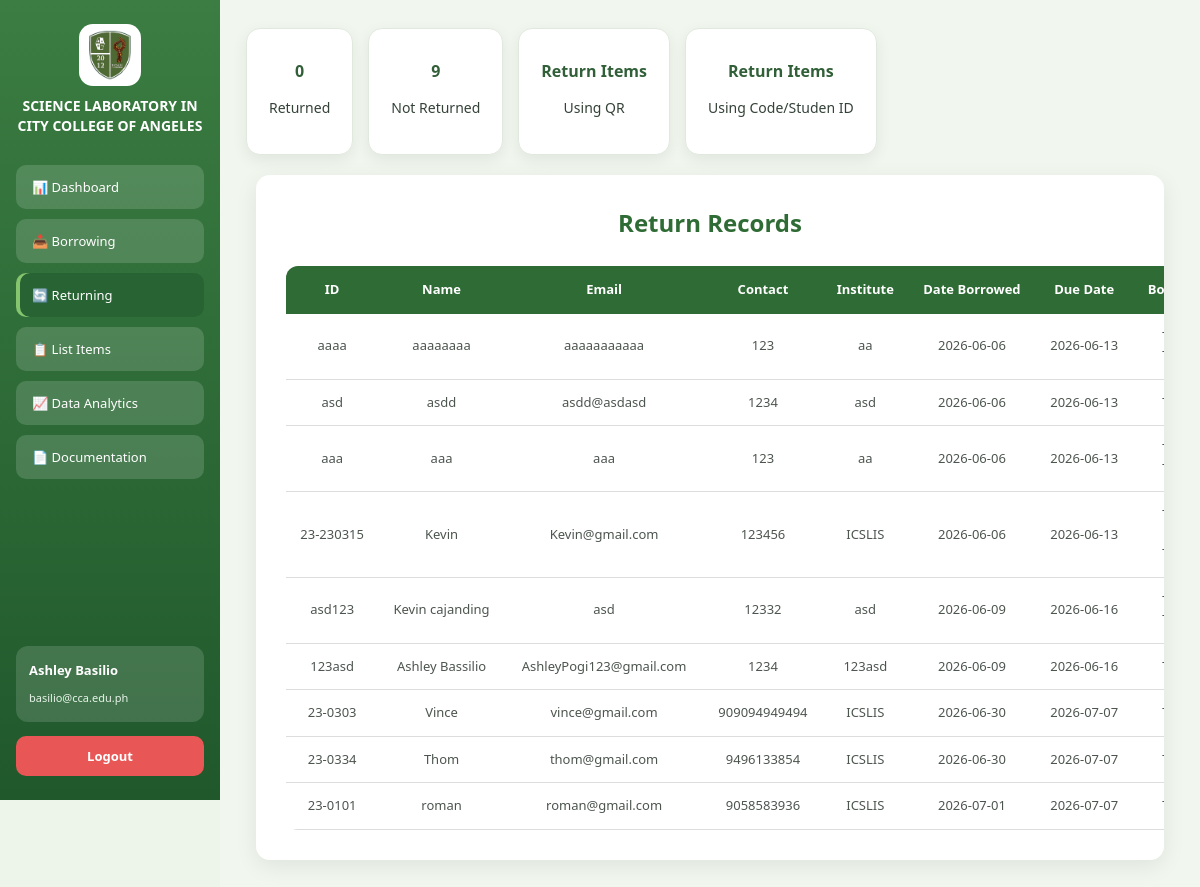
The app's page /returning with its own data.
### tables this page shows
CREATE TABLE "Log" (
	"LogID"	INTEGER NOT NULL,
	"SchoolID"	TEXT NOT NULL,
	"ItemID"	INTEGER NOT NULL,
	"DateBorrowed"	TEXT NOT NULL,
	"ExpectedReturnDate"	TEXT NOT NULL,
	"DateReturned"	TEXT,
	"ApprovedBy"	TEXT,
	PRIMARY KEY("LogID"),
	FOREIGN KEY("ItemID") REFERENCES "Items"("ItemID"),
	FOREIGN KEY("SchoolID") REFERENCES "Borrower"("SchoolID")
);

CREATE TABLE "Borrower" (
	"SchoolID"	TEXT,
	"BorrowerName"	TEXT NOT NULL,
	"Email"	TEXT NOT NULL,
	"Department"	TEXT NOT NULL,
	"Contact"	INTEGER NOT NULL,
	"Remarks"	TEXT,
	PRIMARY KEY("SchoolID")
);

### app.py (the view)
@app.route('/returning')
def returning():
    is_superAdmin = session.get('role') == 'superAdmin'
    conn = sqlite3.connect('sql.db')
    conn.row_factory = sqlite3.Row
    cur = conn.cursor()
    query = """
    SELECT
        Borrower.SchoolID,
        Borrower.BorrowerName,
        Borrower.Email,
        Borrower.Contact,
        Borrower.Department,
        Log.DateBorrowed,
        Log.ExpectedReturnDate,
        Log.DateReturned,
        Log.ApprovedBy,
        Items.Code,
        Items.Category,
        Items.Type,
        Items.Status
    FROM Log
    INNER JOIN Borrower
        ON Log.SchoolID = Borrower.SchoolID
    INNER JOIN Items
        ON Log.ItemID = Items.ItemID
    """
    cur.execute(query)
    rows = cur.fetchall()
    conn.close()
    grouped = {}
    for row in rows:
        sid = row["SchoolID"]
        if sid not in grouped:
            grouped[sid] = {
                "SchoolID": sid,
                "BorrowerName": row["BorrowerName"],
                "Email": row["Email"],
                "Contact": row["Contact"],
                "Department": row["Department"],
                "DateBorrowed": row["DateBorrowed"],
                "ExpectedReturnDate": row["ExpectedReturnDate"],
                "DateReturned": row["DateReturned"],
                "Items": [],
                "ApprovedBy": row["ApprovedBy"]
            }
        grouped[sid]["Items"].append(
            f"{row['Type']}"
        )
    return render_template("returning.html", data=list(grouped.values()), is_superAdmin = is_superAdmin)

### templates/returning.html (shortened to what this page needs)
<!DOCTYPE html>
<html>
<head>
    <link rel="stylesheet" href="{{ url_for('static', filename='dashboard.css') }}">
</head>
<body>
<div class="container">
<div class="sidebar">
    <div class="logo-header">
         <img src="{{ url_for('static', filename='images/logo.png') }}" class="logo">
        <h2 class="title">SCIENCE LABORATORY IN CITY COLLEGE OF ANGELES</h2>
    </div>
    <button class="menu-btn" onclick="location.href='dashboard'">📊 Dashboard</button>
    <button class="menu-btn" onclick="location.href='borrow'">📥 Borrowing</button>
    <button class="menu-btn active" onclick="location.href='returning'">🔄 Returning</button>
    <button class="menu-btn" onclick="location.href='broken'">📋 List Items</button>
    <button class="menu-btn" onclick="location.href='analytics'">📈 Data Analytics</button>
    <button class="menu-btn" onclick="location.href='documentation'">📄 Documentation</button>
    <div class="user-box">
        <p class="name">Ashley Basilio</p>
        <small>basilio@cca.edu.ph</small>
    </div>
    <button class="logout-btn" onclick="logout()">Logout</button>
</div>
<div class="main" style="flex-direction: column; align-items: stretch;">
    <div style="display:flex; gap:15px; margin-bottom:20px;">
    <div class="card">
        <h3 id="returnedCount">
            {{ data | selectattr('Status', 'equalto', 'Returned') | list | length }}
        </h3>
        <p>Returned</p>
    </div>
    <div class="card">
        <h3 id="notReturnedCount">
            {{ data | rejectattr('Status', 'equalto', 'Returned') | list | length }}
        </h3>
        <p>Not Returned</p>
    </div>
    <div class="card" onclick="openForm('returnForm')">
        <h3>
            Return Items
        </h3>
        <p>Using QR</p>
    </div>
    <div class="card" onclick="openForm('manualReturnForm')">
        <h3>
            Return Items
        </h3>
        <p>Using Code/Studen ID</p>
    </div>
</div>
{% if session['role'] == 'superAdmin' %}
    <div class="welcome-box">
        <h2>Return Records</h2>
        <table style="width:100%; border-collapse: collapse;">
    <thead>
        <tr style="background:#f0f0f0;">
            <th>ID</th>
            <th>Name</th>
            <th>Email</th>
            <th>Contact</th>
            <th>Institute</th>
            <th>Date Borrowed</th>
            <th>Due Date</th>
            <th>Borrowed Item</th>
            <th>Date Returned</th>
            <th>Approved By</th>
            <th id="tablereturn"style="">Action</th>
        </tr>
    </thead>
    <tbody id="returnTable">
        {% for row in data %}
        <tr>
            <td>{{ row['SchoolID'] }}</td>
            <td>{{ row['BorrowerName'] }}</td>
            <td>{{ row['Email'] }}</td>
            <td>{{ row['Contact'] }}</td>
            <td>{{ row['Department'] }}</td>
            <td>{{ row['DateBorrowed'] }}</td>
            <td>{{ row['ExpectedReturnDate'] }}</td>
            <td>
                {% for item in row['Items'] %}
                    <div>{{ item }}</div>
                {% endfor %}
            </td>
            <td>{{ row['DateReturned'] }}</td>
            <td>{{ row['ApprovedBy'] }}</td>
            <td id="returntd">
                <button
                    class="modify-btn"
                    onclick="modifyRecord(`{{ row['SchoolID'] }}`)">
                    Modify
                </button>
            </td>
        </tr>
        {% endfor %}
    </tbody>
</table>
    </div>
    {% else %}
    <div class="welcome-box">
        <h2>Return Records</h2>
        <table style="width:100%; border-collapse: collapse;">
    <thead>
        <tr style="background:#f0f0f0;">
            <th>ID</th>
            <th>Name</th>
            <th>Email</th>
            <th>Contact</th>
            <th>Institute</th>
            <th>Date Borrowed</th>
            <th>Due Date</th>
            <th>Borrowed Item</th>
        </tr>
    </thead>
    <tbody id="returnTable">
        {% for row in data %}
        <tr>
            <td>{{ row['SchoolID'] }}</td>
            <td>{{ row['BorrowerName'] }}</td>
            <td>{{ row['Email'] }}</td>
            <td>{{ row['Contact'] }}</td>
            <td>{{ row['Department'] }}</td>
            <td>{{ row['DateBorrowed'] }}</td>
            <td>{{ row['ExpectedReturnDate'] }}</td>
            <td>
                {% for item in row['Items'] %}
                    <div>{{ item }}</div>
                {% endfor %}
            </td>
        </tr>
        {% endfor %}
    </tbody>
</table>
    </div>
    {% endif %}
</div>
</body>
</html>

### static/dashboard.css (style rules this page uses)
* { box-sizing: border-box; }
html { scroll-behavior: smooth; }
body { margin: 0; padding: 0; font-family: "Segoe UI", Arial, sans-serif; background: #edf5eb; color: #344238; font-size: 14px; line-height: 1.5; }
button, input, select, textarea { font-family: inherit; }
button { cursor: pointer; }
.container { display: flex; width: 100%; min-height: 100vh; }
.sidebar { width: 220px; min-width: 220px; height: 100vh; position: fixed; top: 0; left: 0; padding: 24px 16px; background: linear-gradient( 180deg, #3b7d42 0%, #20582c 100% ); color: white; display: flex; flex-direction: column; z-index: 1000; }
.logo-header { display: flex; flex-direction: column; align-items: center; text-align: center; margin-bottom: 30px; }
.logo { width: 62px; height: 62px; object-fit: contain; background: white; padding: 6px; border-radius: 14px; margin-bottom: 10px; }
.title { margin: 0; color: white; font-size: 14px; line-height: 1.4; font-weight: 700; }
.menu-btn { width: 100%; min-height: 44px; margin-bottom: 10px; padding: 0 16px; border: none; border-radius: 10px; background: rgba(255, 255, 255, 0.15); color: white; text-align: left; font-size: 13px; font-weight: 500; cursor: pointer; transition: all 0.2s ease; }
.menu-btn.active { background: #286334; box-shadow: inset 4px 0 #84c56e; }
.user-box { margin-top: auto; margin-bottom: 14px; padding: 15px 13px; border-radius: 12px; background: rgba(255, 255, 255, 0.14); }
.user-box .name { margin: 0 0 6px; color: white; font-size: 13px; font-weight: 700; }
.user-box small { color: #e8f4e9; font-size: 11px; }
.logout-btn { width: 100%; min-height: 40px; border: none; border-radius: 10px; background: #e85656; color: white; font-size: 13px; font-weight: 600; cursor: pointer; transition: 0.2s ease; }
.main { margin-left: 220px; width: calc(100% - 220px); min-height: 100vh; padding: 30px 32px 40px; background: #f1f7ef; }
.card { background: white; padding: 22px; border-radius: 14px; text-align: center; cursor: pointer; border: 1px solid #e0e9de; box-shadow: 0 5px 16px rgba(0, 0, 0, 0.07); transition: 0.25s ease; }
.card h3, .card h4 { color: #315f38; margin: 8px 0; font-size: 16px; }
table { width: 100%; border-collapse: collapse; background: white; border-radius: 12px; overflow: hidden; }
th { background: #2f5d34; color: white; padding: 13px 12px; font-size: 13px; font-weight: 600; }
td { padding: 12px; text-align: center; color: #4d554f; font-size: 13px; border-bottom: 1px solid #e1e5e0; }
.welcome-box { width: calc(100% - 20px); max-width: 1250px; margin: 10px auto; background: white; padding: 30px; border-radius: 14px; box-shadow: 0 6px 22px rgba(0, 0, 0, 0.08); overflow: hidden; }
.welcome-box h2 { text-align: center; color: #2f6b35; margin: 0 0 25px; font-size: 24px; }
.welcome-box table { width: 100% !important; border-collapse: collapse; table-layout: auto; }
.welcome-box table th { background: #2f6b35 !important; color: white; padding: 14px 12px; font-size: 13px; text-align: center; white-space: nowrap; }
.welcome-box table td { padding: 13px 12px; text-align: center; font-size: 13px; vertical-align: middle; border-bottom: 1px solid #ddd; }
.welcome-box table td:not(:nth-child(8)) { white-space: nowrap; }
.welcome-box table td:nth-child(8) { white-space: normal; max-width: 200px; }
@media (max-width: 1200px) { .main { padding: 28px 26px 35px; } }
@media (max-width: 1200px) { .welcome-box { overflow-x: auto; } }
@media (max-width: 1200px) { .welcome-box table { min-width: 1100px; } }

### records on screen
Log: SchoolID "aaaa", BorrowerName "aaaaaaaa", Email "aaaaaaaaaaa", Contact "123", Department "aa", DateBorrowed "2026-06-06", ExpectedReturnDate "2026-06-13"
Log: SchoolID "asd", BorrowerName "asdd", Email "asdd@asdasd", Contact "1234", Department "asd", DateBorrowed "2026-06-06", ExpectedReturnDate "2026-06-13"
Log: SchoolID "aaa", BorrowerName "aaa", Email "aaa", Contact "123", Department "aa", DateBorrowed "2026-06-06", ExpectedReturnDate "2026-06-13"
Log: SchoolID "23-230315", BorrowerName "Kevin", Email "Kevin@gmail.com", Contact "123456", Department "ICSLIS", DateBorrowed "2026-06-06", ExpectedReturnDate "2026-06-13"
Log: SchoolID "asd123", BorrowerName "Kevin cajanding", Email "asd", Contact "12332", Department "asd", DateBorrowed "2026-06-09", ExpectedReturnDate "2026-06-16"
Log: SchoolID "123asd", BorrowerName "Ashley Bassilio", Email "AshleyPogi123@gmail.com", Contact "1234", Department "123asd", DateBorrowed "2026-06-09", ExpectedReturnDate "2026-06-16"
Log: SchoolID "23-0303", BorrowerName "Vince", Email "vince@gmail.com", Contact "909094949494", Department "ICSLIS", DateBorrowed "2026-06-30", ExpectedReturnDate "2026-07-07"
Log: SchoolID "23-0334", BorrowerName "Thom", Email "thom@gmail.com", Contact "9496133854", Department "ICSLIS", DateBorrowed "2026-06-30", ExpectedReturnDate "2026-07-07"
Log: SchoolID "23-0101", BorrowerName "roman", Email "roman@gmail.com", Contact "9058583936", Department "ICSLIS", DateBorrowed "2026-07-01", ExpectedReturnDate "2026-07-07"

### other values on screen
{{ data | selectattr('Status', 'equalto', 'Returned') | list | length }} "0"
{{ data | rejectattr('Status', 'equalto', 'Returned') | list | length }} "9"
